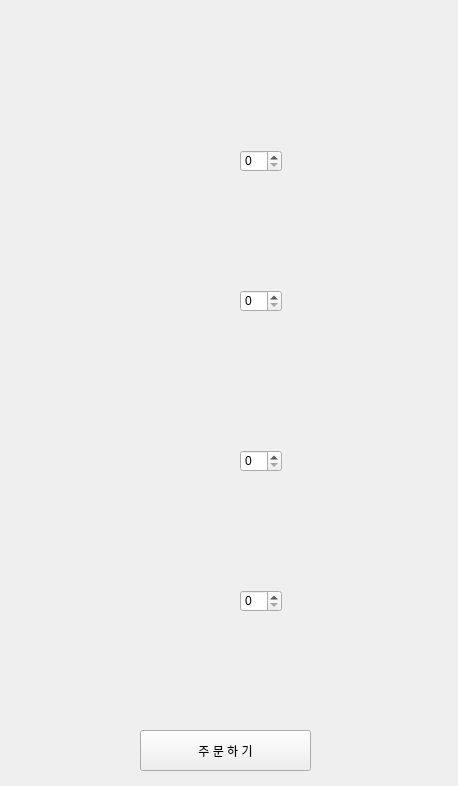
<?xml version="1.0" encoding="UTF-8"?>
<ui version="4.0">
 <class>Form</class>
 <widget class="QWidget" name="Form">
  <property name="geometry">
   <rect>
    <x>0</x>
    <y>0</y>
    <width>458</width>
    <height>786</height>
   </rect>
  </property>
  <property name="windowTitle">
   <string>Form</string>
  </property>
  <widget class="QLabel" name="label">
   <property name="geometry">
    <rect>
     <x>0</x>
     <y>-20</y>
     <width>461</width>
     <height>761</height>
    </rect>
   </property>
   <property name="text">
    <string/>
   </property>
   <property name="pixmap">
    <pixmap>pho_menu.PNG</pixmap>
   </property>
  </widget>
  <widget class="QSpinBox" name="jikwha">
   <property name="geometry">
    <rect>
     <x>240</x>
     <y>150</y>
     <width>42</width>
     <height>22</height>
    </rect>
   </property>
  </widget>
  <widget class="QSpinBox" name="bunjja">
   <property name="geometry">
    <rect>
     <x>240</x>
     <y>290</y>
     <width>42</width>
     <height>22</height>
    </rect>
   </property>
  </widget>
  <widget class="QSpinBox" name="yangji">
   <property name="geometry">
    <rect>
     <x>240</x>
     <y>450</y>
     <width>42</width>
     <height>22</height>
    </rect>
   </property>
  </widget>
  <widget class="QSpinBox" name="chadol">
   <property name="geometry">
    <rect>
     <x>240</x>
     <y>590</y>
     <width>42</width>
     <height>22</height>
    </rect>
   </property>
  </widget>
  <widget class="QPushButton" name="phongon_order">
   <property name="geometry">
    <rect>
     <x>140</x>
     <y>730</y>
     <width>171</width>
     <height>41</height>
    </rect>
   </property>
   <property name="styleSheet">
    <string notr="true">font: 14pt &quot;배달의민족 한나체 Pro&quot;;</string>
   </property>
   <property name="text">
    <string>주 문 하 기</string>
   </property>
  </widget>
 </widget>
 <resources/>
 <connections/>
</ui>
